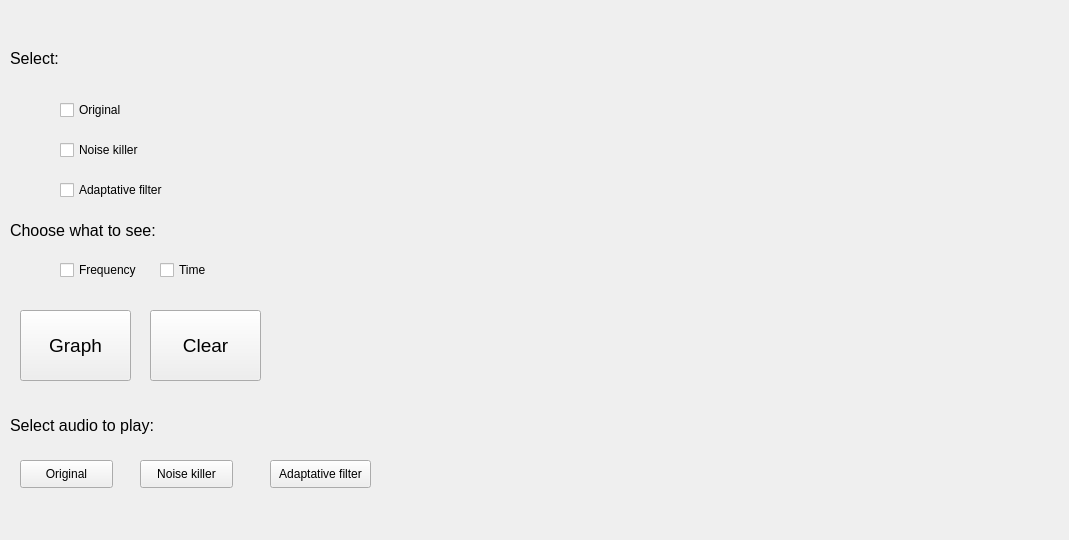
<?xml version="1.0" encoding="UTF-8"?>
<ui version="4.0">
 <class>Form</class>
 <widget class="QWidget" name="Form">
  <property name="geometry">
   <rect>
    <x>0</x>
    <y>0</y>
    <width>1069</width>
    <height>540</height>
   </rect>
  </property>
  <property name="windowTitle">
   <string>Form</string>
  </property>
  <widget class="QCheckBox" name="check_original">
   <property name="geometry">
    <rect>
     <x>60</x>
     <y>100</y>
     <width>81</width>
     <height>20</height>
    </rect>
   </property>
   <property name="text">
    <string>Original</string>
   </property>
  </widget>
  <widget class="QCheckBox" name="check_nk">
   <property name="geometry">
    <rect>
     <x>60</x>
     <y>140</y>
     <width>91</width>
     <height>20</height>
    </rect>
   </property>
   <property name="text">
    <string>Noise killer</string>
   </property>
  </widget>
  <widget class="QCheckBox" name="check_af">
   <property name="geometry">
    <rect>
     <x>60</x>
     <y>180</y>
     <width>121</width>
     <height>20</height>
    </rect>
   </property>
   <property name="text">
    <string>Adaptative filter</string>
   </property>
  </widget>
  <widget class="QCheckBox" name="check_freq">
   <property name="geometry">
    <rect>
     <x>60</x>
     <y>260</y>
     <width>91</width>
     <height>20</height>
    </rect>
   </property>
   <property name="text">
    <string>Frequency</string>
   </property>
  </widget>
  <widget class="MplWidget" name="MplWidget" native="true">
   <property name="geometry">
    <rect>
     <x>420</x>
     <y>10</y>
     <width>631</width>
     <height>511</height>
    </rect>
   </property>
  </widget>
  <widget class="QPushButton" name="Button_graph">
   <property name="geometry">
    <rect>
     <x>20</x>
     <y>310</y>
     <width>111</width>
     <height>71</height>
    </rect>
   </property>
   <property name="font">
    <font>
     <pointsize>14</pointsize>
    </font>
   </property>
   <property name="text">
    <string>Graph</string>
   </property>
  </widget>
  <widget class="QPushButton" name="Button_clear">
   <property name="geometry">
    <rect>
     <x>150</x>
     <y>310</y>
     <width>111</width>
     <height>71</height>
    </rect>
   </property>
   <property name="font">
    <font>
     <pointsize>14</pointsize>
    </font>
   </property>
   <property name="text">
    <string>Clear</string>
   </property>
  </widget>
  <widget class="QCheckBox" name="check_time">
   <property name="geometry">
    <rect>
     <x>160</x>
     <y>260</y>
     <width>81</width>
     <height>20</height>
    </rect>
   </property>
   <property name="text">
    <string>Time</string>
   </property>
  </widget>
  <widget class="QLabel" name="label">
   <property name="geometry">
    <rect>
     <x>10</x>
     <y>50</y>
     <width>71</width>
     <height>16</height>
    </rect>
   </property>
   <property name="font">
    <font>
     <pointsize>12</pointsize>
    </font>
   </property>
   <property name="text">
    <string>Select:</string>
   </property>
  </widget>
  <widget class="QLabel" name="label_2">
   <property name="geometry">
    <rect>
     <x>10</x>
     <y>220</y>
     <width>191</width>
     <height>21</height>
    </rect>
   </property>
   <property name="font">
    <font>
     <pointsize>12</pointsize>
    </font>
   </property>
   <property name="text">
    <string>Choose what to see:</string>
   </property>
  </widget>
  <widget class="QPushButton" name="Button_playO">
   <property name="geometry">
    <rect>
     <x>20</x>
     <y>460</y>
     <width>93</width>
     <height>28</height>
    </rect>
   </property>
   <property name="text">
    <string>Original</string>
   </property>
  </widget>
  <widget class="QPushButton" name="Button_playNK">
   <property name="geometry">
    <rect>
     <x>140</x>
     <y>460</y>
     <width>93</width>
     <height>28</height>
    </rect>
   </property>
   <property name="text">
    <string>Noise killer</string>
   </property>
  </widget>
  <widget class="QPushButton" name="Button_playAF">
   <property name="geometry">
    <rect>
     <x>270</x>
     <y>460</y>
     <width>101</width>
     <height>28</height>
    </rect>
   </property>
   <property name="text">
    <string>Adaptative filter</string>
   </property>
  </widget>
  <widget class="QLabel" name="label_3">
   <property name="geometry">
    <rect>
     <x>10</x>
     <y>410</y>
     <width>221</width>
     <height>31</height>
    </rect>
   </property>
   <property name="font">
    <font>
     <pointsize>12</pointsize>
    </font>
   </property>
   <property name="text">
    <string>Select audio to play:</string>
   </property>
  </widget>
 </widget>
 <customwidgets>
  <customwidget>
   <class>MplWidget</class>
   <extends>QWidget</extends>
   <header>mplwidget.h</header>
   <container>1</container>
  </customwidget>
 </customwidgets>
 <resources/>
 <connections/>
</ui>
